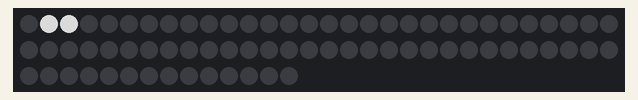
Bench run of a sketch on a simulated Arduino Uno, built with avr-gcc and run on an emulated ATmega328P. Shown: 74 RGB LEDs in strip order, left to right, continuing on the next row. Dim RGB values are drawn brighter than linear.

Above: at 0.14 s.
At 4.57 s:
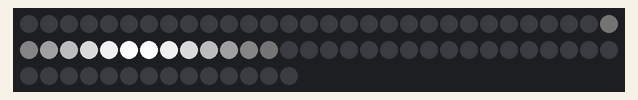
At 8.59 s:
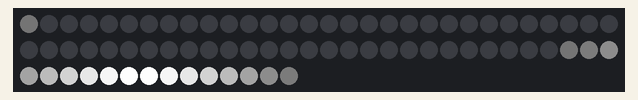
At 19.75 s:
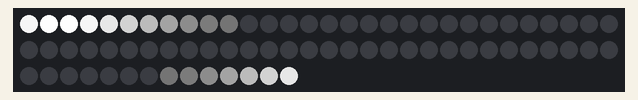
At 29.04 s:
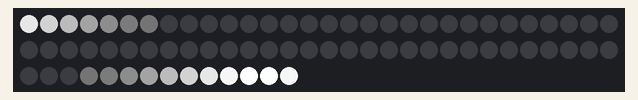
At 39.94 s:
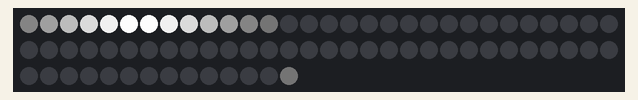

The sketch:

16_snail.ino
```cpp
#include<FastLED.h>

#define LED_AMOUNT        74
#define DATA_PIN          6
#define GLOBAL_BRIGHTNESS 255

#define FRAGMENT_AMOUNT    4
#define FRAGMENT_SIZE      (LED_AMOUNT / FRAGMENT_AMOUNT)
#define SNAIL_MINIMUM_SIZE 6

bool isShrinking = false;

float snailBegin = 0;
float snailEnd = 0;

CRGB leds[LED_AMOUNT];

void setup() {
  FastLED.addLeds<NEOPIXEL, DATA_PIN>(leds, LED_AMOUNT);
  FastLED.setBrightness(GLOBAL_BRIGHTNESS);
}

void loop() {

  int snailSize = 0;

  if(snailEnd >= snailBegin) snailSize = (int)snailEnd - (int)snailBegin;
  else snailSize = LED_AMOUNT - (int)snailBegin + (int)snailEnd;

  int spread = snailSize;
  float step = TWO_PI / (float)spread;

 FastLED.clear();

  for(int i=0; i< spread; ++i){

    float brightness = cos(PI + (i * step));
    brightness = (brightness + 1) / 2;
    brightness *= 255;

    int index = ((int)snailBegin + i) % LED_AMOUNT;
    leds[index] = CHSV(0, 0, brightness);
  }

  FastLED.show();

  if(!isShrinking){
    snailEnd += 0.08;
    if(snailEnd >= LED_AMOUNT) snailEnd = 0;
    if(snailSize > FRAGMENT_SIZE) isShrinking = true;
  }
  else{
    snailBegin += 0.08;
    if(snailBegin >= LED_AMOUNT) snailBegin = 0;
    if(snailSize < SNAIL_MINIMUM_SIZE) isShrinking = false;
  }
}
```
